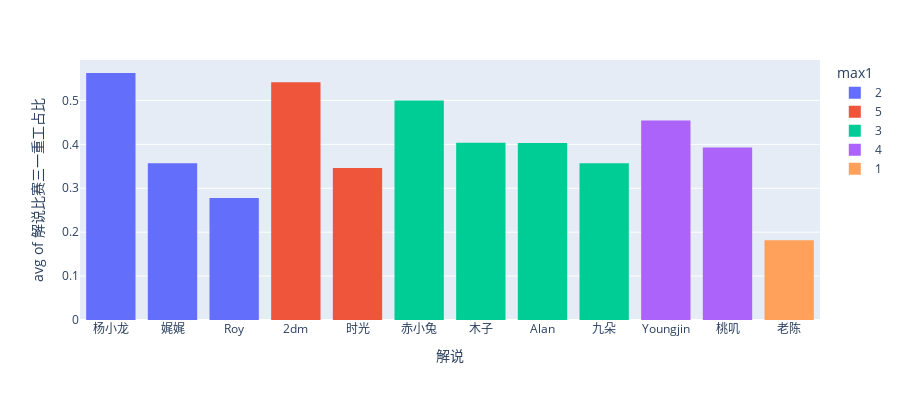

The notebook cell saved with this chart:
### Code cell
fig = px.histogram(df_names[df_names['total'] >= 10].sort_values(by='one_rate', ascending=False),
                    x="names", y="one_rate",
                    color='max1', # barmode='group',
                    histfunc='avg',
                    labels={'names':'解说', 'one_rate':'解说比赛三一重工占比'},
                    height=400)
fig.show()

### Figure 1 — Plotly figure (JSON) as saved in the notebook; plotly's stock layout.template omitted (floating-point values rounded to 4 significant figures)
{"data": [{"alignmentgroup": "True", "bingroup": "x", "histfunc": "avg", "hovertemplate": "max1=2<br>解说=%{x}<br>avg of 解说比赛三一重工占比=%{y}<extra></extra>", "legendgroup": "2", "marker": {"color": "#636efa", "pattern": {"shape": ""}}, "name": "2", "offsetgroup": "2", "orientation": "v", "showlegend": true, "type": "histogram", "x": ["杨小龙", "娓娓", "Roy"], "xaxis": "x", "y": [0.5625, 0.3571, 0.2778], "yaxis": "y"}, {"alignmentgroup": "True", "bingroup": "x", "histfunc": "avg", "hovertemplate": "max1=5<br>解说=%{x}<br>avg of 解说比赛三一重工占比=%{y}<extra></extra>", "legendgroup": "5", "marker": {"color": "#EF553B", "pattern": {"shape": ""}}, "name": "5", "offsetgroup": "5", "orientation": "v", "showlegend": true, "type": "histogram", "x": ["2dm", "时光"], "xaxis": "x", "y": [0.5417, 0.3462], "yaxis": "y"}, {"alignmentgroup": "True", "bingroup": "x", "histfunc": "avg", "hovertemplate": "max1=3<br>解说=%{x}<br>avg of 解说比赛三一重工占比=%{y}<extra></extra>", "legendgroup": "3", "marker": {"color": "#00cc96", "pattern": {"shape": ""}}, "name": "3", "offsetgroup": "3", "orientation": "v", "showlegend": true, "type": "histogram", "x": ["赤小兔", "木子", "Alan", "九朵"], "xaxis": "x", "y": [0.5, 0.4035, 0.403, 0.3571], "yaxis": "y"}, {"alignmentgroup": "True", "bingroup": "x", "histfunc": "avg", "hovertemplate": "max1=4<br>解说=%{x}<br>avg of 解说比赛三一重工占比=%{y}<extra></extra>", "legendgroup": "4", "marker": {"color": "#ab63fa", "pattern": {"shape": ""}}, "name": "4", "offsetgroup": "4", "orientation": "v", "showlegend": true, "type": "histogram", "x": ["Youngjin", "桃叽"], "xaxis": "x", "y": [0.4545, 0.3929], "yaxis": "y"}, {"alignmentgroup": "True", "bingroup": "x", "histfunc": "avg", "hovertemplate": "max1=1<br>解说=%{x}<br>avg of 解说比赛三一重工占比=%{y}<extra></extra>", "legendgroup": "1", "marker": {"color": "#FFA15A", "pattern": {"shape": ""}}, "name": "1", "offsetgroup": "1", "orientation": "v", "showlegend": true, "type": "histogram", "x": ["老陈"], "xaxis": "x", "y": [0.1818], "yaxis": "y"}], "layout": {"barmode": "relative", "height": 400, "legend": {"title": {"text": "max1"}, "tracegroupgap": 0}, "margin": {"t": 60}, "xaxis": {"anchor": "y", "domain": [0, 1], "title": {"text": "解说"}}, "yaxis": {"anchor": "x", "domain": [0, 1], "title": {"text": "avg of 解说比赛三一重工占比"}}}}
